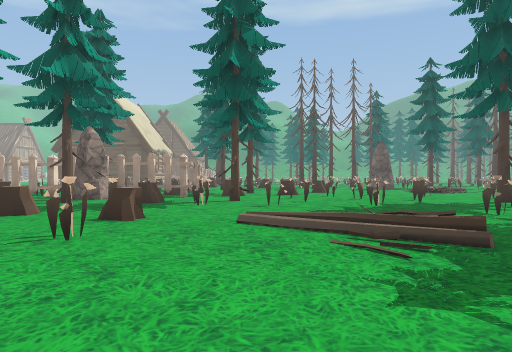
view 1 (above)

24 first-person views from a walk through a Unity game level. The camera is 1.4 m above the floor, looks level and sees 75° across. The floor is counted in squares, 1.8 m on a side. Each view is taken from the middle of a square. On the plan, view 1 faces up. The plan holds only what a view shows up to about 11 squares ahead; the rest is blank. The place goes on beyond the plan. The player is left out. Some surface patterns are stand-ins.

view 2
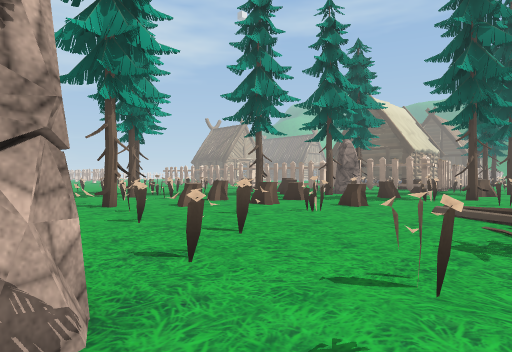

view 3
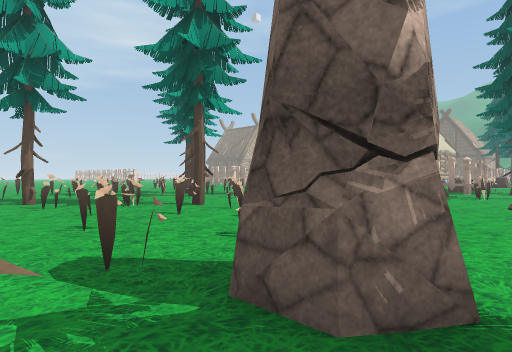

view 4
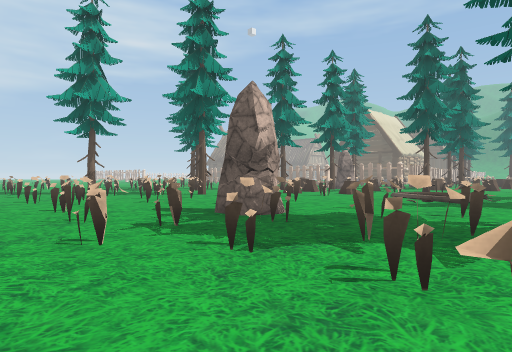

view 5
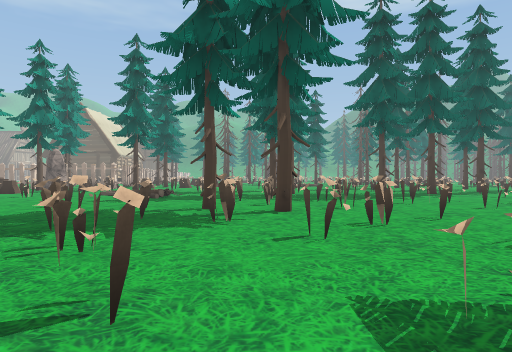

view 6
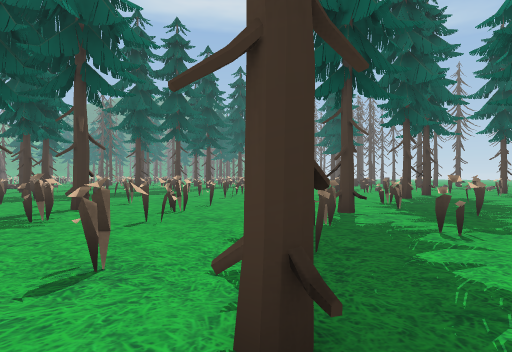

view 7
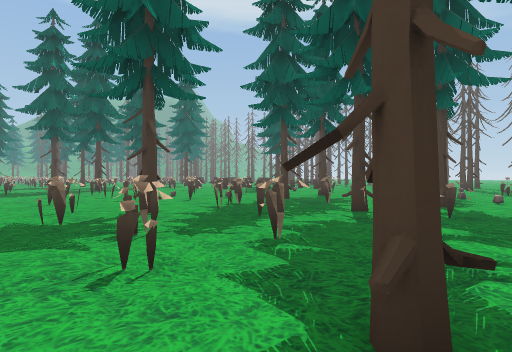

view 8
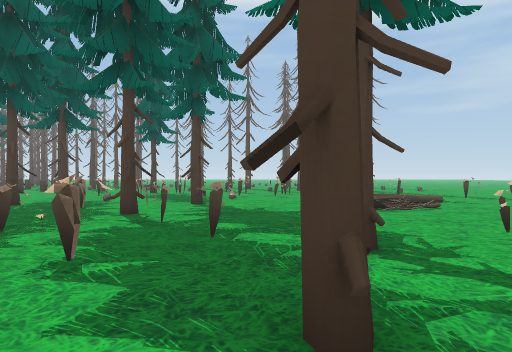

view 9
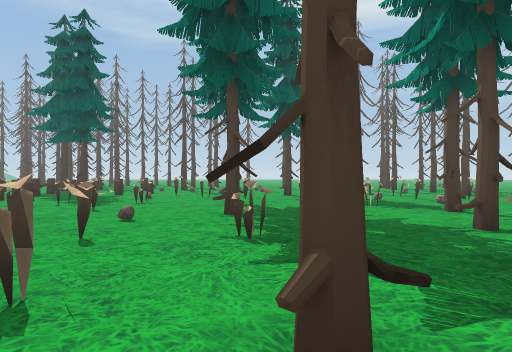

view 10
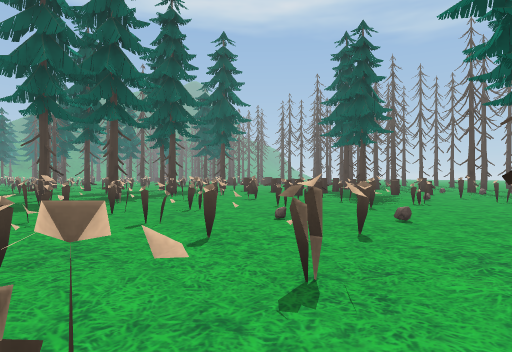

view 11
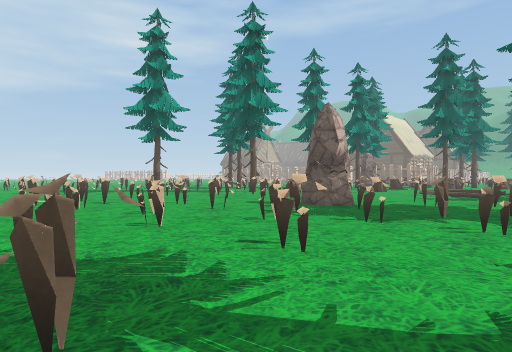

view 12
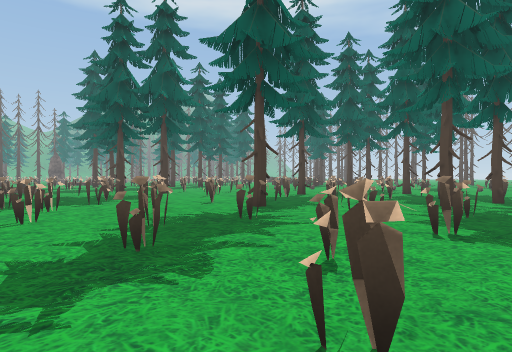

view 13
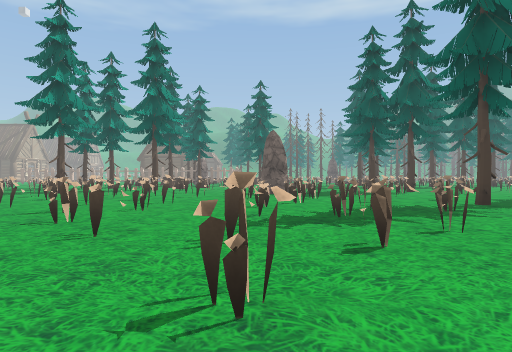

view 14
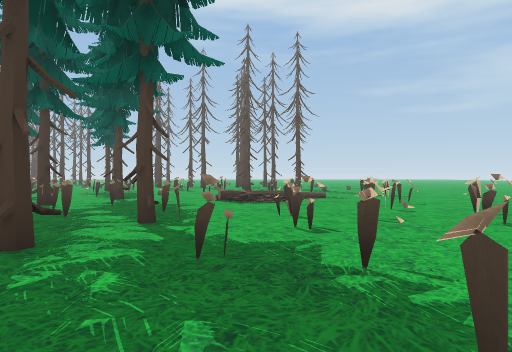

view 15
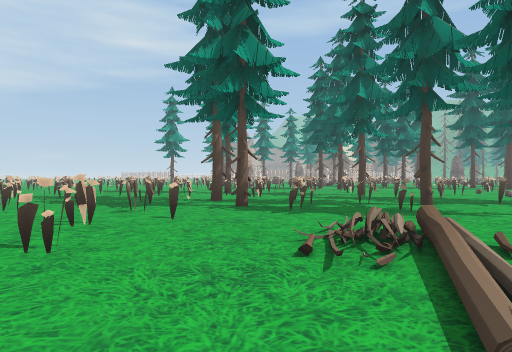

view 16
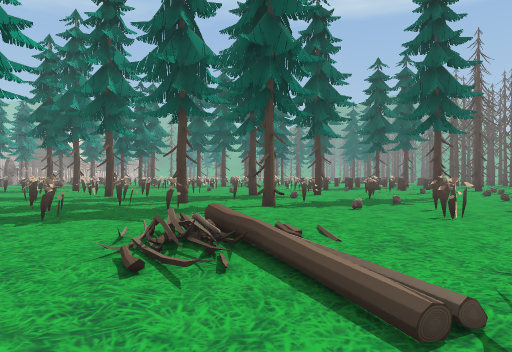

view 17
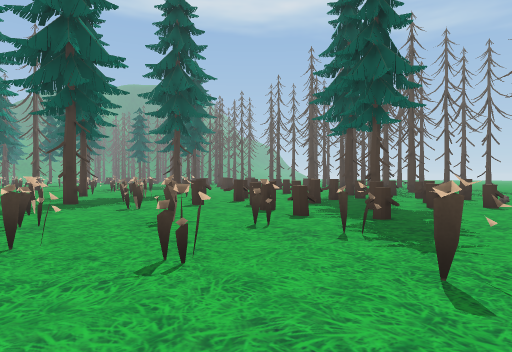

view 18
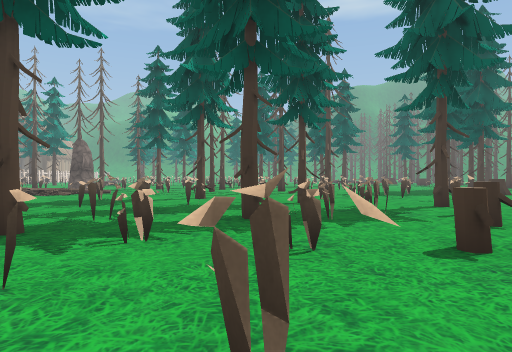

view 19
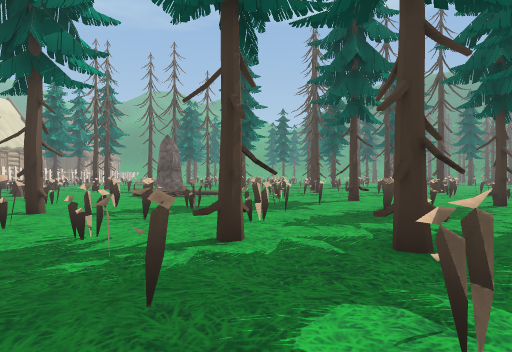

view 20
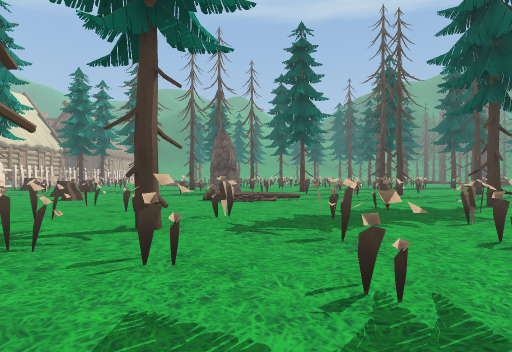

view 21
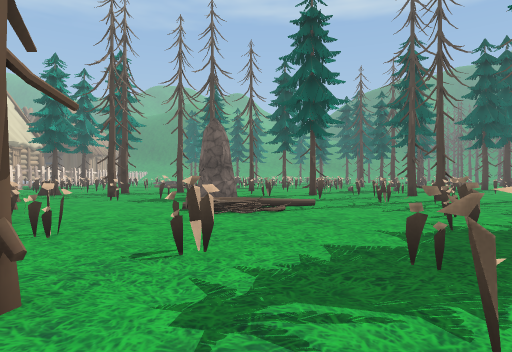

view 22
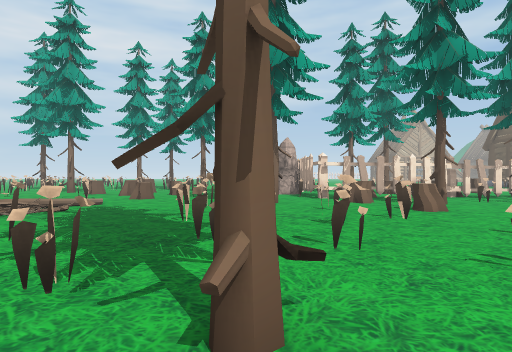

view 23
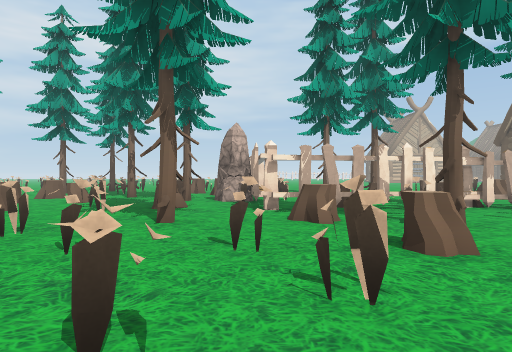

view 24
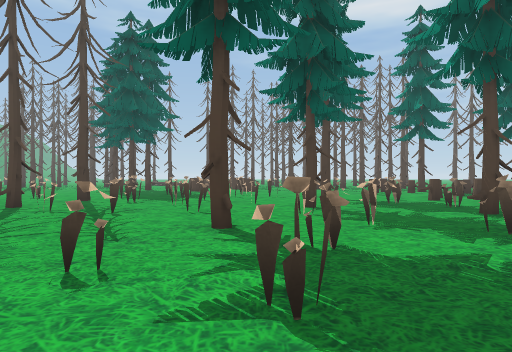

### Floor plan
Key: @ floor where view 1 was taken; # wall or solid block; x gap in a wall; . main floor; : floor 0.25 m higher than the main floor; / step, stairs or slope; = window, fence, low wall or low ledge; O other object.
Columns run from 7 left of view 1 to 21 right of it. Each row starts with its distance up from view 1.
 19   .. O   .....    ....O .O.OO
 18  OO.#..  O.....   ..#...#..O.
 17    O#.#. ......  ....#.......
 16  O..#.....O.... O.......#....
 15 O  .#=.O.......//.........#..
 14 O  O#...O...#.........O.#...
 13  #....O...#........#......#..
 12  ####...#....#.......#..#OO..
 11  OO...O....x#.....#...#....#O
 10  O..O.O..#..x.O.....#.x......
  9 O.....#.#.#...#..#.#........#
  8 O...#.........##.....#..Ox..#
  7 O.O.........#.O..#OOO.......O
  6  ...OO././...  O.....O.#.#O.O
  5 O.OO...////.    ..#......#O..
  4 .....#../:O  ##  .....#....O.
  3 .OO.#.......##....#...x.#.OO.
  2 O.x............#...##....#O.O
  1 OO#x..#.......#..#..#..#...OO
  0 ###...#@..#.O.O#...#.....#...
 -1 .x...#...#....O.........#....
 -2 ...#..OO...#...#...#......#..
 -3 #....#..#.#.........#.......#
 -4 ..#....#...#..#.#......O..O.
 -5 ....#.#.#........O..#..O....
 -6  #...#......#...#..#........
 -7 ...#..##..#...#.x.....#....
 -8 ......##....O........O...#...
 -9 #..#......#......#..#..O.....
-10  .#...............#..#.....#.
-11   .#.........#.OO............
-12   .......#......OOO#........x
-13    .#.#.#......#......O/....
-14     .....   ..........//...
-15     ..#..   .#.#.##...//...
-16      ...    .x....#.....:.
-17       .      #.#....#.....
-18                  ## .##...

Where each view was taken, in squares from view 1:
view 1: 0 up, 0 right, facing up
view 2: 2 down, 2 right, facing up-left
view 3: 4 down, 1 right, facing up-left
view 4: 7 down, 5 right, facing up-left
view 5: 8 down, 6 right, facing up
view 6: 9 down, 4 right, facing up-right
view 7: 12 down, 7 right, facing up-right
view 8: 11 down, 7 right, facing right
view 9: 5 down, 9 right, facing right
view 10: 5 down, 9 right, facing up-right
view 11: 10 down, 5 right, facing up-left
view 12: 14 down, 1 left, facing up-right
view 13: 17 down, 1 left, facing up
view 14: 14 down, 5 right, facing right
view 15: 18 down, 17 right, facing up-left
view 16: 18 down, 16 right, facing up
view 17: 2 down, 14 right, facing up-right
view 18: 2 up, 17 right, facing up
view 19: 3 up, 12 right, facing up
view 20: 5 up, 9 right, facing up
view 21: 8 up, 9 right, facing up
view 22: 10 up, 9 right, facing left
view 23: 12 up, 5 right, facing left
view 24: 13 up, 10 right, facing right
